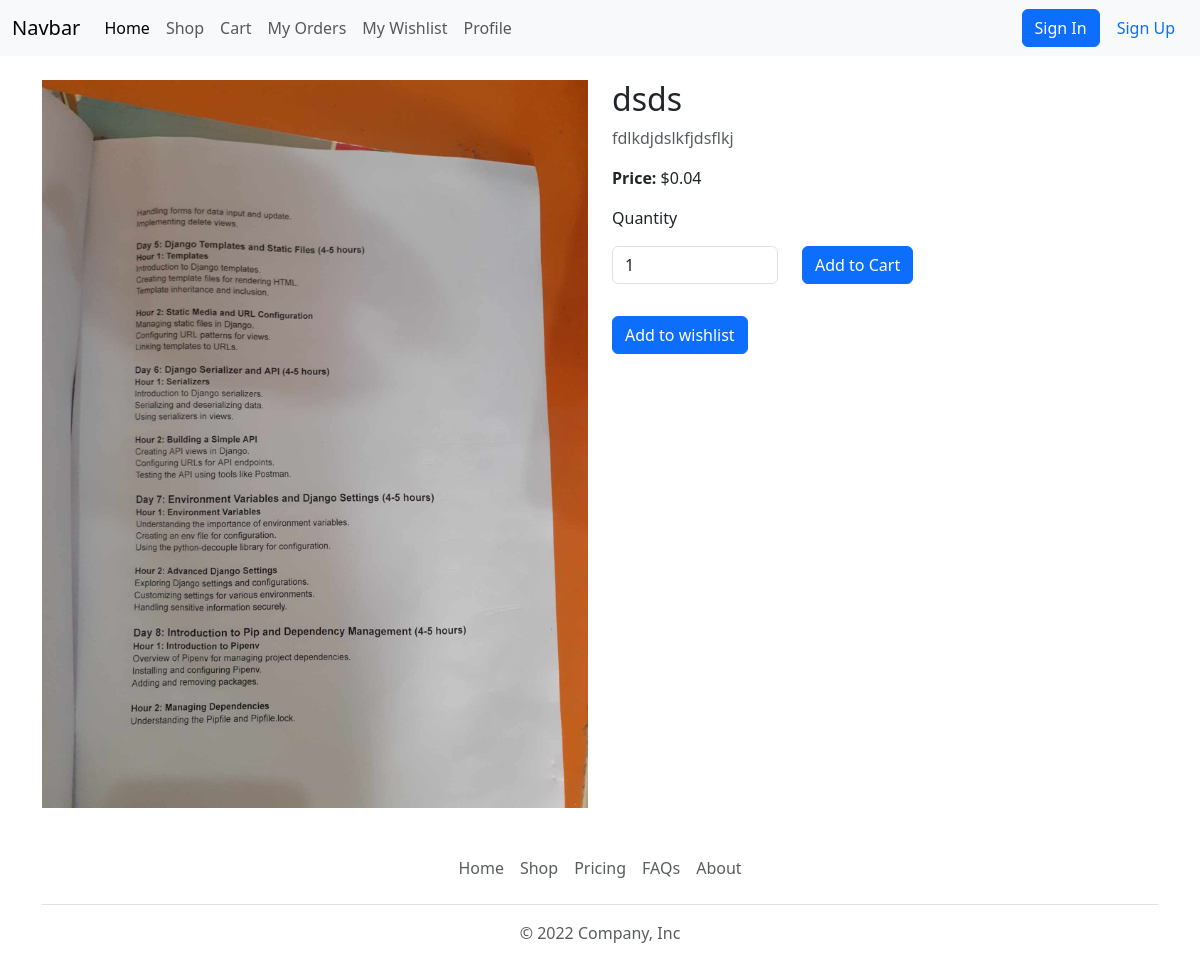
Page /product/1 on the committed database.
### ecommerce/models.py (models this page shows, shortened)
class Product(models.Model):
    name = models.CharField(max_length = 25)
    image = models.FileField(upload_to = 'produt_images/', null = True, blank=True)
    price = models.DecimalField(max_digits=10, decimal_places=2)
    quantity = models.IntegerField()
    description = models.TextField()

### ecommerce/views.py (the view)
def productDetails(request,id):
    product = Product.objects.get(pk=id)
    return render(request,'frontend/productDetails.html',{'product': product})

### templates/frontend/productDetails.html (shortened to what this page needs)
{% extends 'frontend/layout/main.html' %}
{% block content %}
<div class="container my-4">
    <div class="row">
        <div class="col-md-6">
            {% if product.image %}
            <img src="{{ product.image.url }}" class="img-fluid" alt="{{ product.title }}">
            {% else %}
            <img src="https://cdn.vectorstock.com/i/preview-1x/65/30/default-image-icon-missing-picture-page-vector-40546530.jpg" class="img-fluid" alt="Placeholder Image">
            {% endif %}
        </div>
        <div class="col-md-6">
            <h2>{{ product.name }}</h2>
            <p class="text-muted">{{ product.description }}</p>
            <p><strong>Price:</strong> ${{ product.price }}</p>
            <form method="post" action="/add-to-cart/{{product.id}}">
                <div class="row">
                    <label for="quantity">Quantity</label>
                    <div class="col-lg-4 mt-3">
                        <div class="mb-3">
                            <input type="number" name="quantity" id="quantity" class="form-control" value="1" min="1">
                        </div>
                    </div>
                    <div class="col-lg-8 mt-3">
                        <div class="">
                            <button type="submit" class="btn btn-primary">Add to Cart</button>
                        </div>
                    </div>
                </div>
            </form>
            <form method="post" action="/add-to-wishlist/{{product.id}}">
                <div class="row">
                    <div class="col-lg-8 mt-3">
                        <div class="">
                            <button type="submit" class="btn btn-primary">Add to wishlist</button>
                        </div>
                    </div>
                </div>
            </form>
        </div>
    </div>
</div>
{% endblock %}

### rows in the picture
Product: image (picture), name "dsds", description "fdlkdjdslkfjdsflkj", price "0.04"
